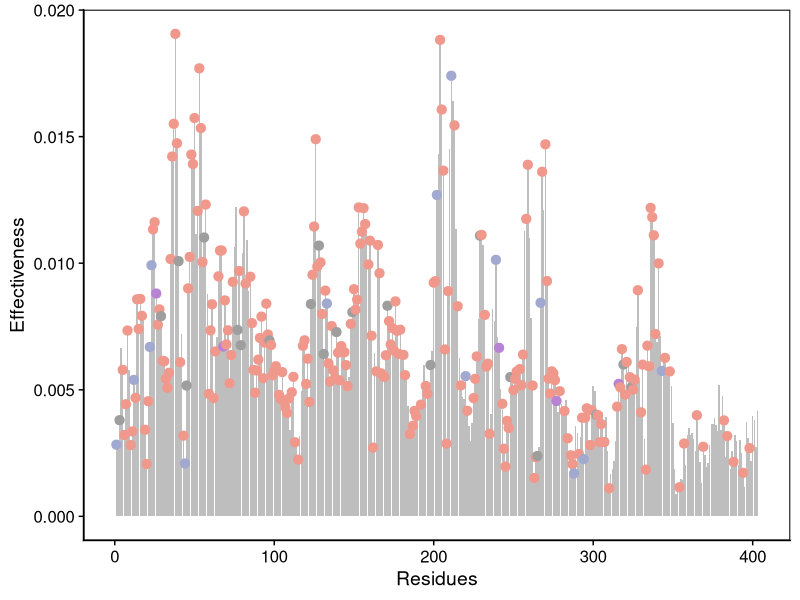
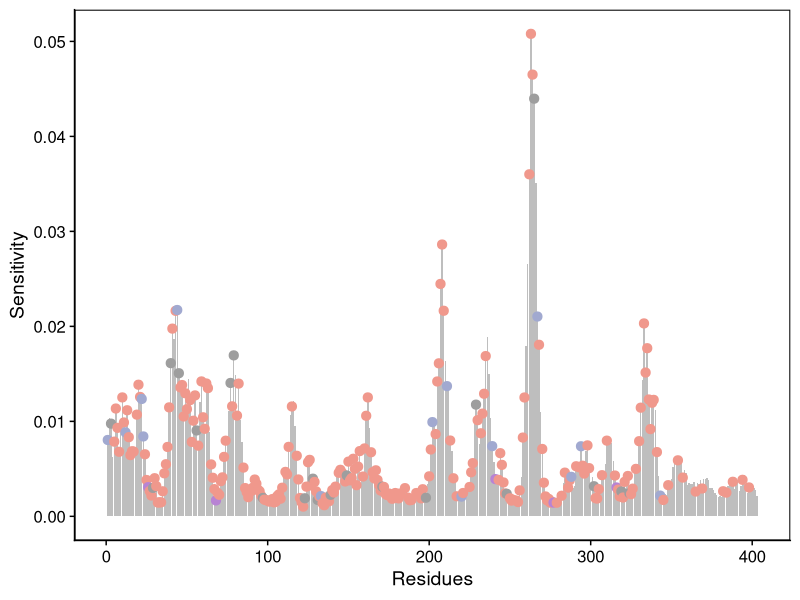
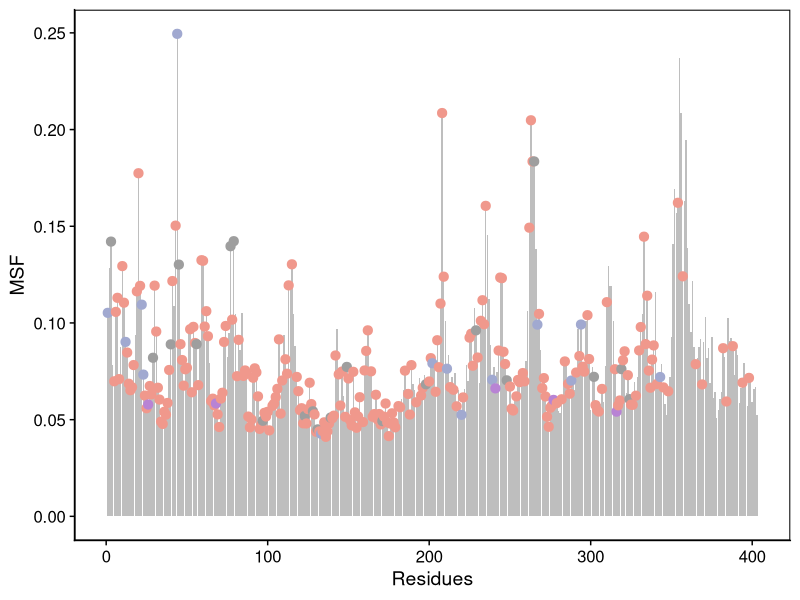
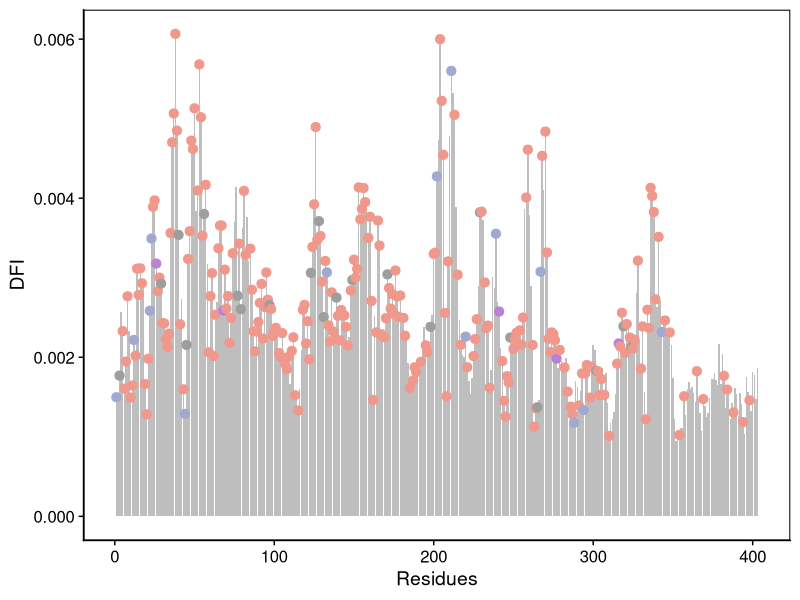
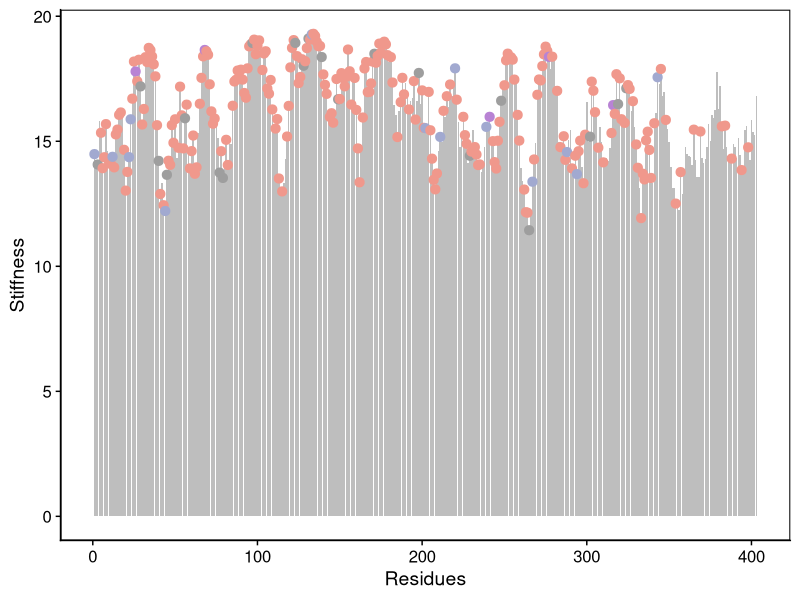

Source code (R) for these figures, in order: (Note: this script raises an error after producing the figures.)
## ---- chunk 1
rm(list = ls())
## ---- chunk 2
data <- read.table("../data/itasser_dyn.txt",sep="\t",header=TRUE)
site <- read.table("../data/itasser_pos_dyn.txt",sep="\t",header=TRUE) 
site <- site[order(site$Site), ]
site_new <- site[!duplicated(site$Site, fromLast = TRUE), ]
library(ggplot2)
library(cowplot) 
## ---- chunk 3
data$Disease <- NA
for (i in 1:nrow(data)) {
  position <- data$POSITION[i]
  if (position %in% site$Site) {
    disease <- site$Disease[site$Site == position]
    data$Disease[i] <- disease[length(disease)]
  }
}
## ---- chunk 4
p1 <- ggplot(data, aes(x = POSITION, y = Effectiveness)) + 
  geom_bar(stat = "identity", 
           color = "transparent",
           fill = "grey") +
           #fill = ifelse(data$POSITION %in% site$Site, 
                         #ifelse(data$Disease == "ASD", "#A1A9D0",
                                #ifelse(data$Disease == "Cancer", "#F0988C",
                                       #ifelse(data$Disease == "ASD_Cancer", "#B883D4", "#9E9E9E"))),
                         #"grey")) +
  xlab("Residues") + ylab("Effectiveness") + 
  theme_cowplot()

p1 <- p1 + geom_point(data = site_new, aes(x = Site, y = Effectiveness, color = Disease), 
                      size = 2.8, pch = 19) + 
  scale_colour_manual(values = c("#A1A9D0", "#F0988C", "#B883D4", "#9E9E9E"), 
                      breaks = c("ASD", "Cancer", "ASD_Cancer", "Control")) + 
  theme_cowplot() + theme(legend.position="none")

p1 <- p1 +  theme(panel.border = element_rect(linetype = 'solid', colour = 'black',fill = NA,size = 0.7),
                 panel.grid.major = element_blank(),
                 panel.grid.minor = element_blank())

## ---- chunk 5
p2 <- ggplot(data,aes(x=POSITION,y=Sensitivity)) + 
  geom_bar(stat = "identity", 
           color = "transparent", 
           fill = "grey")  +
  xlab("Residues")+ylab('Sensitivity') + theme_cowplot()

p2 <- p2 + geom_point(data=site_new,aes(x=Site,y=Sensitivity,color=Disease),size=2.8,pch=19) + scale_colour_manual(values=c('#A1A9D0','#F0988C','#B883D4','#9E9E9E'),breaks = c("ASD", "Cancer", "ASD_Cancer", "Control"))+ theme_cowplot() +  theme(legend.position="none")

p2 <- p2 +  theme(panel.border = element_rect(linetype = 'solid', colour = 'black',fill = NA,size = 0.7),
                 panel.grid.major = element_blank(),
                 panel.grid.minor = element_blank())
## ---- chunk 6
p3 <- ggplot(data,aes(x=POSITION,y=MSF)) + 
  geom_bar(stat = "identity", 
           color = "transparent", 
           fill = "grey") +
  xlab("Residues")+ylab('MSF') + theme_cowplot()


p3 <- p3 + geom_point(data=site_new,aes(x=Site,y=MSF,color=Disease),size=2.8,pch=19) + scale_colour_manual(values=c('#A1A9D0','#F0988C','#B883D4','#9E9E9E'),breaks = c("ASD", "Cancer", "ASD_Cancer", "Control"))+ theme_cowplot() + theme(legend.position="none")+ theme(legend.position="none")

p3 <- p3 +  theme(panel.border = element_rect(linetype = 'solid', colour = 'black',fill = NA,size = 0.7),
                 panel.grid.major = element_blank(),
                 panel.grid.minor = element_blank())
## ---- chunk 7
p4 <- ggplot(data,aes(x=POSITION,y=DFI)) + 
  geom_bar(stat = "identity", 
           color = "transparent", 
           fill = "grey") +
  xlab("Residues")+ylab('DFI') + theme_cowplot()
p4 <- p4 + geom_point(data=site_new,aes(x=Site,y=DFI,color=Disease),size=2.8,pch=19) + scale_colour_manual(values=c('#A1A9D0','#F0988C','#B883D4','#9E9E9E'),breaks = c("ASD", "Cancer", "ASD_Cancer", "Control"))+ theme_cowplot()+ theme(legend.position="none")

p4 <- p4 +  theme(panel.border = element_rect(linetype = 'solid', colour = 'black',fill = NA,size = 0.7),
                 panel.grid.major = element_blank(),
                 panel.grid.minor = element_blank())
## ---- chunk 8
p5 <- ggplot(data,aes(x=POSITION,y=Stiffness)) + 
  geom_bar(stat = "identity", 
           color = "transparent", 
           fill = "grey") +
  xlab("Residues")+ylab('Stiffness') + theme_cowplot()
p5 <- p5 + geom_point(data=site_new,aes(x=Site,y=Stiffness,color=Disease),size=2.8,pch=19) + scale_colour_manual(values=c('#A1A9D0','#F0988C','#B883D4','#9E9E9E'),breaks = c("ASD", "Cancer", "ASD_Cancer", "Control"))+ theme_cowplot()+ theme(legend.position="none")

p5 <- p5 +  theme(panel.border = element_rect(linetype = 'solid', colour = 'black',fill = NA,size = 0.7),
                 panel.grid.major = element_blank(),
                 panel.grid.minor = element_blank())
## ---- chunk 9
ggsave(p1, file="../Figures/弹性网络/Effectiveness.jpg", 
       width = 9, height= 4, dpi=1200)
ggsave(p2, file="../Figures/弹性网络/Sensitivity.jpg", 
       width = 9, height = 4, dpi=1200)
ggsave(p3, file="../Figures/弹性网络/MSF.jpg", 
       width = 9, height = 4, dpi=1200)
ggsave(p4, file="../Figures/弹性网络/DFI.jpg", 
       width = 9, height=4, dpi=1200)
ggsave(p5, file="../Figures/弹性网络/Stiffness.jpg", 
       width = 9, height = 4, dpi=1200)
## ---- chunk 10
library(ggpubr)
pv1 <- ggplot(site, aes(x=factor(Disease, levels=c("ASD", "Cancer", "ASD_Cancer", "Control")), y=Effectiveness, fill = Disease, color = Disease)) +
  geom_violin(trim=FALSE) +
  geom_boxplot(width=0.2, fill="white", color="black") +
  scale_fill_manual(values=c('#A1A9D0','#F0988C','#B883D4','#9E9E9E'),limits=c("ASD", "Cancer", 'ASD_Cancer', 'Control')) +
  scale_color_manual(values=c('#A1A9D0','#F0988C','#B883D4','#9E9E9E'),limits=c("ASD", "Cancer", 'ASD_Cancer', 'Control')) +
  labs(x="Disease", y="Effectiveness", fill="Disease") +
  theme_minimal()
my_comparisons <- list(c("ASD", "Cancer"), c('ASD', 'ASD_Cancer'), c("ASD", "Control"), c( 'Cancer','ASD_Cancer'), c('Cancer', 'Control'), c('ASD_Cancer','Control'))
pv1 <- pv1 + scale_y_continuous(limits = c(-0.01,0.045))
pv1 <- pv1 + theme(legend.position = "none",panel.grid = element_blank())
pv1 <- pv1 + stat_compare_means(comparisons = my_comparisons,
                       label.y = c(0.03,0.033,0.036,0.039,0.042,0.045),
                       method = "wilcox.test")
pv1 <- pv1 + theme(axis.line = element_line(color = "black"),
                 panel.grid.major = element_blank(),
                 panel.grid.minor = element_blank())
## ---- chunk 11
library(ggpubr)
pv2 <- ggplot(site, aes(x=factor(Disease, levels=c("ASD", "Cancer", "ASD_Cancer", "Control")), y = Sensitivity, fill = Disease, color = Disease)) +
  geom_violin(trim=FALSE) +
  geom_boxplot(width=0.2, fill="white", color="black") +
  scale_fill_manual(values=c('#A1A9D0','#F0988C','#B883D4','#9E9E9E'),limits=c("ASD", "Cancer", 'ASD_Cancer', 'Control')) +
  scale_color_manual(values=c('#A1A9D0','#F0988C','#B883D4','#9E9E9E'),limits=c("ASD", "Cancer", 'ASD_Cancer', 'Control')) +
  labs(x="Disease", y="Sensitivity", fill="Disease") +
  theme_minimal()
my_comparisons <- list(c("ASD", "Cancer"), c('ASD', 'ASD_Cancer'), c("ASD", "Control"), c( 'Cancer','ASD_Cancer'), c('Cancer', 'Control'), c('ASD_Cancer','Control'))
pv2 <- pv2 + scale_y_continuous(limits = c(-0.01,0.085))
pv2 <- pv2 + theme(legend.position = "none",panel.grid = element_blank())
pv2 <- pv2 + stat_compare_means(comparisons = my_comparisons,
                      label.y = c(0.055,0.06,0.065,0.07,0.075,0.082),
                       method = "wilcox.test")
pv2 <- pv2 + theme(axis.line = element_line(color = "black"),
                 panel.grid.major = element_blank(),
                 panel.grid.minor = element_blank())
## ---- chunk 12
library(ggpubr)
pv3 <- ggplot(site, aes(x=factor(Disease, levels=c("ASD", "Cancer", "ASD_Cancer", "Control")), y = MSF, fill = Disease, color = Disease)) +
  geom_violin(trim=FALSE) +
  geom_boxplot(width=0.2, fill="white", color="black") +
  scale_fill_manual(values=c('#A1A9D0','#F0988C','#B883D4','#9E9E9E'),limits=c("ASD", "Cancer", 'ASD_Cancer', 'Control')) +
  scale_color_manual(values=c('#A1A9D0','#F0988C','#B883D4','#9E9E9E'),limits=c("ASD", "Cancer", 'ASD_Cancer', 'Control')) +
  labs(x="Disease", y="MSF", fill="Disease") +
  theme_minimal()
my_comparisons <- list(c("ASD", "Cancer"), c('ASD', 'ASD_Cancer'), c("ASD", "Control"), c( 'Cancer','ASD_Cancer'), c('Cancer', 'Control'), c('ASD_Cancer','Control'))
pv3 <- pv3 + scale_y_continuous(limits = c(0,0.5))
pv3 <- pv3 + theme(legend.position = "none",panel.grid = element_blank())
pv3 <- pv3 + stat_compare_means(comparisons = my_comparisons,
                      label.y = c(0.3,0.33,0.36,0.39,0.42,0.45),
                       method = "wilcox.test")
pv3 <- pv3 + theme(axis.line = element_line(color = "black"),
                 panel.grid.major = element_blank(),
                 panel.grid.minor = element_blank())
## ---- chunk 13
library(ggpubr)
pv4 <- ggplot(site, aes(x=factor(Disease, levels=c("ASD", "Cancer", "ASD_Cancer", "Control")), y = DFI, fill = Disease, color = Disease)) +
  geom_violin(trim=FALSE) +
  geom_boxplot(width=0.2, fill="white", color="black") +
  scale_fill_manual(values=c('#A1A9D0','#F0988C','#B883D4','#9E9E9E'),limits=c("ASD", "Cancer", 'ASD_Cancer', 'Control')) +
  scale_color_manual(values=c('#A1A9D0','#F0988C','#B883D4','#9E9E9E'),limits=c("ASD", "Cancer", 'ASD_Cancer', 'Control')) +
  labs(x="Disease", y="DFI", fill="Disease") +
  theme_minimal()
my_comparisons <- list(c("ASD", "Cancer"), c('ASD', 'ASD_Cancer'), c("ASD", "Control"), c( 'Cancer','ASD_Cancer'), c('Cancer', 'Control'), c('ASD_Cancer','Control'))
pv4 <- pv4 + scale_y_continuous(limits = c(-0.0005,0.015))
pv4 <- pv4 + theme(legend.position = "none",panel.grid = element_blank())
pv4 <- pv4 + stat_compare_means(comparisons = my_comparisons,
                      label.y = c(0.008,0.009,0.01,0.011,0.012,0.013),
                       method = "wilcox.test")
pv4 <- pv4 + theme(axis.line = element_line(color = "black"),
                 panel.grid.major = element_blank(),
                 panel.grid.minor = element_blank())
## ---- chunk 14
library(ggpubr)
pv5 <- ggplot(site, aes(x=factor(Disease, levels=c("ASD", "Cancer", "ASD_Cancer", "Control")), y = Stiffness, fill = Disease, color = Disease)) +
  geom_violin(trim=FALSE) +
  geom_boxplot(width=0.2, fill="white", color="black") +
  scale_fill_manual(values=c('#A1A9D0','#F0988C','#B883D4','#9E9E9E'),limits=c("ASD", "Cancer", 'ASD_Cancer', 'Control')) +
  scale_color_manual(values=c('#A1A9D0','#F0988C','#B883D4','#9E9E9E'),limits=c("ASD", "Cancer", 'ASD_Cancer', 'Control')) +
  labs(x="Disease", y="Stiffness", fill="Disease") +
  theme_minimal()
my_comparisons <- list(c("ASD", "Cancer"), c('ASD', 'ASD_Cancer'), c("ASD", "Control"), c( 'Cancer','ASD_Cancer'), c('Cancer', 'Control'), c('ASD_Cancer','Control'))
pv5 <- pv5 + scale_y_continuous(limits = c(5,42))
pv5 <- pv5 + theme(legend.position = "none",panel.grid = element_blank())
pv5 <- pv5 + stat_compare_means(comparisons = my_comparisons,
                      label.y = c(22,26,30,34,38,42),
                       method = "wilcox.test")
pv5 <- pv5 + theme(axis.line = element_line(color = "black"),
                 panel.grid.major = element_blank(),
                 panel.grid.minor = element_blank())
## ---- chunk 15
ggsave(pv1, file="Figures/弹性网络/Effectiveness_violin.jpg", 
       width = 4, height=4, dpi=1200)
ggsave(pv2, file="Figures/弹性网络/Sensitivity_violin.jpg", 
       width = 4, height=4, dpi=1200)
ggsave(pv3, file="Figures/弹性网络/MSF_violin.jpg", 
       width = 4, height=4, dpi=1200)
ggsave(pv4, file="Figures/弹性网络/DFI_violin.jpg", 
       width = 4, height=4, dpi=1200)
ggsave(pv5, file="Figures/弹性网络/Stiffness_violin.jpg", 
       width = 4, height=4, dpi=1200)
